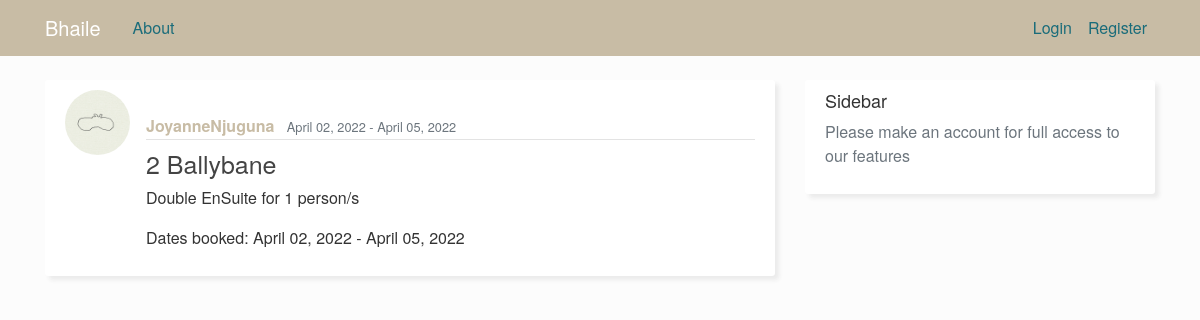
The app's page /bookings/24/ with its own data.
### properties/models.py (models this page shows, shortened)
class Booking(models.Model):
    author = models.ForeignKey(User, on_delete=models.CASCADE)
    date_booked = models.DateTimeField(default=timezone.now)
    accommodation = models.ForeignKey(Post, on_delete=models.CASCADE)
    move_in = models.DateTimeField()
    move_out = models.DateTimeField()
    def get_accommodation_category(self):
        accommodation_categories = dict(self.accommodation.ACCOMMODATION_CATEGORIES)
        accommodation_category = accommodation_categories.get(self.accommodation.category)
        return accommodation_category

class Post(models.Model):
    title = models.CharField(max_length=100)
    content = models.TextField()
    date_posted = models.DateTimeField(default=timezone.now)
    author = models.ForeignKey(User, on_delete=models.CASCADE)
    ACCOMMODATION_CATEGORIES = (
        ('TWN', 'Twin'),
        ('SIN', 'Single'),
        ('DOB', 'Double'),
        ('SIN-EN', 'Single EnSuite'),
        ('DOB-EN', 'Double EnSuite'),
        ('HSE', 'Whole House')
    )
    category = models.CharField(max_length=6, choices=ACCOMMODATION_CATEGORIES, null=True)
    capacity = models.IntegerField(null=True)
    def __str__(self):
        return self.title

### users/models.py (models this page shows, shortened)
class Profile(models.Model):
    user = models.OneToOneField(User, on_delete=models.CASCADE)
    image = models.ImageField(default='default.png', upload_to='profile_pics')

### properties/views.py (the view)
# urls.py: path('bookings/<int:pk>/', BookingDetailView.as_view(), name='booking-detail'),
class BookingDetailView(DetailView):
    model = Booking

### properties/templates/properties/booking_detail.html (shortened to what this page needs)
{% extends 'properties/base.html' %}
{% block content %}
    <article class="media content-section">
        <img class="rounded-circle article-img" src=" {{ object.author.profile.image.url }}">
        <div class="media-body">
            <div class="mt-4 mb-2 article-metadata">
                <a class="mr-2" href="{% url 'profile' %}">{{ object.author }}</a>
                <small class="text-muted">{{ object.move_in|date:"F d, Y" }} - {{ object.move_out|date:"F d, Y" }}</small>
            </div>
            <h4 class="article-title" >{{ object.accommodation }}</h4>
            <p class="article-content">{{ object.get_accommodation_category }} for {{ object.accommodation.capacity }} person/s</p>
            <p class="article-content">Dates booked: {{ object.move_in|date:"F d, Y" }} - {{ object.move_out|date:"F d, Y" }}</p>
        </div>
    </article>
{% endblock content %}

### properties/static/properties/main.css (style rules this page uses)
body { background: #fcfcfc; color: #333333; margin-top: 5rem; font-family: "Helvetica Neue", Helvetica, Arial, sans-serif }
h1, h4, h5, h6 { color: #1a6c7a; }
.content-section { background: #ffffff; padding: 10px 20px; box-shadow: 4px 4px 4px #ebebeb; border-radius: 3px; margin-bottom: 20px; }
.article-title { color: #444444; font-size: 25px; }
.article-content { white-space: pre-line; }
.article-img { height: 65px; width: 65px; margin-right: 16px; }
.article-metadata { padding-bottom: 1px; margin-bottom: 4px; border-bottom: 1px solid #e3e3e3; }
.article-metadata a { color: #c8bca5; font-weight: 700; }

### records on screen
Booking: author.profile.image (picture), author "JoyanneNjuguna", move_in "April 02, 2022", move_out "April 05, 2022", accommodation "2 Ballybane", get_accommodation_category "Double EnSuite", accommodation.capacity "1"
